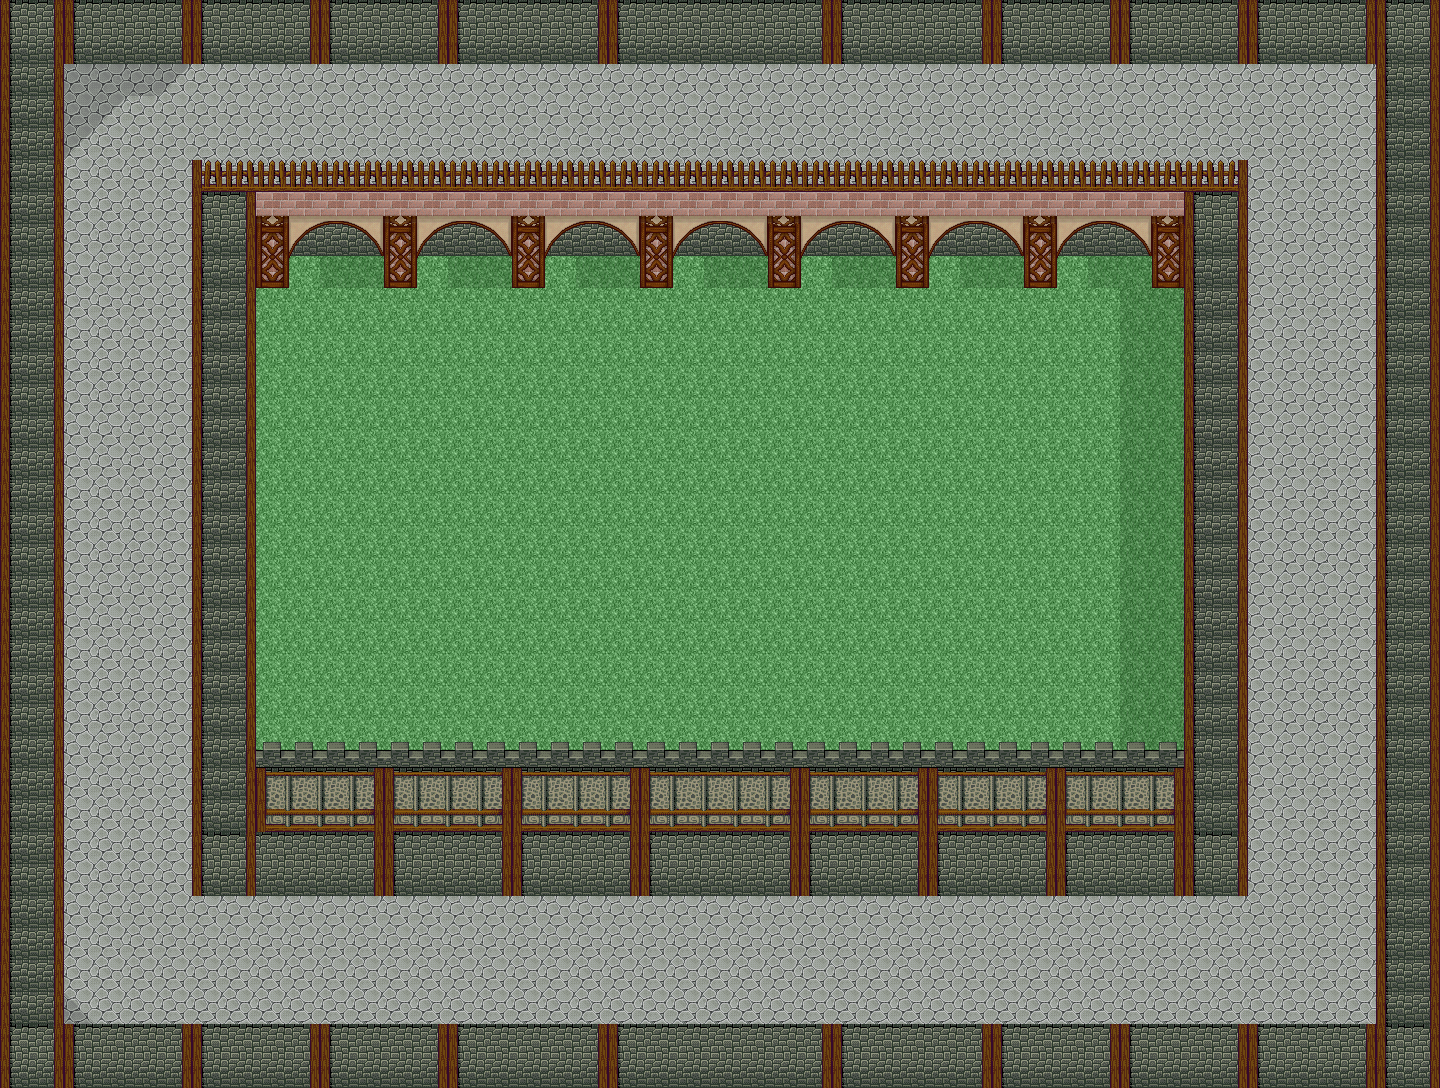

Below is a game level as drawn by its tile map, then a one-line description and the .tmx that defines it (tile-layer data replaced by summaries):
An orthogonal 45x34 tile map with 32x32 px tiles, 7 tile layers (0_floor, 1_terrain, 2_object, 3_roof, ...), 6 tilesets.

<map version="1.4" tiledversion="1.4.2" orientation="orthogonal" renderorder="right-down" width="45" height="34" tilewidth="32" tileheight="32" infinite="0" nextlayerid="8" nextobjectid="1">
 <tileset firstgid="1" name="tower_stone_drewno" tilewidth="32" tileheight="32" tilecount="18" columns="3">
  <image source="../../tileset/pol/domki/tower_stone_drewno.png" width="96" height="192" />
 </tileset>
 <tileset firstgid="19" name="deski_kaflee" tilewidth="32" tileheight="32" tilecount="16" columns="2">
  <image source="../../tileset/pol/domki/podloga/deski_kaflee.png" width="64" height="256" />
 </tileset>
 <tileset firstgid="35" name="barbamur" tilewidth="32" tileheight="32" tilecount="52" columns="13">
  <image source="../../tileset/pol/domki/barbakan_mury.png" width="416" height="128" />
 </tileset>
 <tileset firstgid="87" name="trawa" tilewidth="32" tileheight="32" tilecount="33" columns="3">
  <image source="../../tileset/ground/ground.png" width="96" height="352" />
 </tileset>
 <tileset firstgid="120" name="tower_stone_dzwonnica" tilewidth="32" tileheight="32" tilecount="51" columns="3">
  <image source="../../tileset/pol/domki/tower_stone_dzwonnica.png" width="96" height="544" />
 </tileset>
 <tileset firstgid="171" name="tower_stone_top" tilewidth="32" tileheight="32" tilecount="16" columns="4">
  <image source="../../tileset/pol/domki/tower_stone_top.png" width="128" height="128" />
 </tileset>
 <layer id="1" name="0_floor" width="45" height="34">
  <data>[1530 cells, 1530 non-empty, 6 distinct tile ids]</data>
 </layer>
 <layer id="2" name="1_terrain" width="45" height="34">
  <data>[1530 cells, 577 non-empty, 16 distinct tile ids]</data>
 </layer>
 <layer id="3" name="2_object" width="45" height="34">
  <data>[1530 cells, 8 non-empty, 2 distinct tile ids]</data>
 </layer>
 <layer id="4" name="3_roof" width="45" height="34">
  <data>[1530 cells, 104 non-empty, 10 distinct tile ids]</data>
 </layer>
 <layer id="5" name="objects" width="45" height="34">
  <data>[1530 cells, 0 non-empty, 0 distinct tile ids]</data>
 </layer>
 <layer id="7" name="collision" width="45" height="34">
  <data>[1530 cells, 0 non-empty, 0 distinct tile ids]</data>
 </layer>
 <layer id="6" name="protection" width="45" height="34">
  <data>[1530 cells, 0 non-empty, 0 distinct tile ids]</data>
 </layer>
</map>
